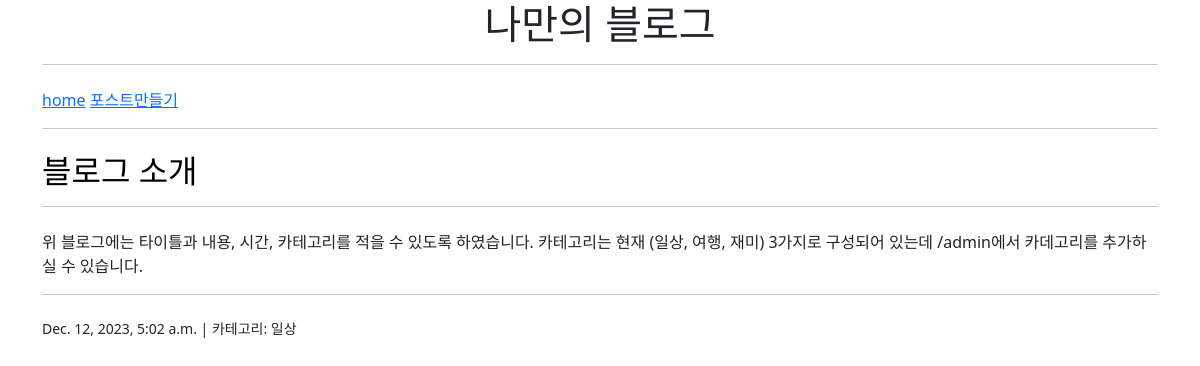
The app's page /blog/13/ with its own data.
### blog/models.py (models this page shows, shortened)
class Blog(models.Model):
    title = models.CharField(max_length=255)    #제목
    content = models.TextField()    #포스트내용
    create_date = models.DateTimeField() #날짜
    categories = models.ManyToManyField("Category", related_name="blogs") #카테고리

class Category(models.Model):
    name = models.CharField(max_length=30)
    class Meta:
        verbose_name_plural = "categories"

### blog/views.py (the view)
# urls.py: path('<int:blog_id>/', views.detail, name='detail'),
def detail(request, blog_id):
    blog = Blog.objects.get(id=blog_id)
    context = {'blog': blog}
    return render(request, 'blog/blog_detail.html', context)

### templates/blog/blog_detail.html (shortened to what this page needs)
<link href="https://cdn.jsdelivr.net/npm/bootstrap@5.3.1/dist/css/bootstrap.min.css" rel="stylesheet">
<div class="container">
    <center>
        {% block page_title %}
        <h1>나만의 블로그</h1>
    </center>
    <hr size="10px">
<a href="http://127.0.0.1:8000/blog/">home</a>
    <a href="http://127.0.0.1:8000/blog/create/">포스트만들기</a>
    <hr size="10px">
    <span style="color:black">
        <h2>
            {{ blog.title }}
            {% endblock page_title %}
    </h2></span>
    <hr size="10px">
<div>
    {{ blog.content }}
    <hr size="10px">
</div>
{% block page_content %}
    <small>
        {{ blog.create_date }} | 카테고리:
        {% for category in blog.categories.all %}
            <a>
                {{ category.name }}
            </a>
        {% endfor %}
    </small>
{% endblock page_content %}
</div>

### records on screen
Blog: title "블로그 소개", content "위 블로그에는 타이틀과 내용, 시간, 카테고리를 적을 수 있도록 하였습니다. 카테고리는 현재 (일상, 여행, 재미) 3가지로 구성되어 있는데 /admin에서 카데고리를 추가하실 수 있습니다.", create_date "Dec. 12, 2023, 5:02 a.m."
Category: name "일상"
